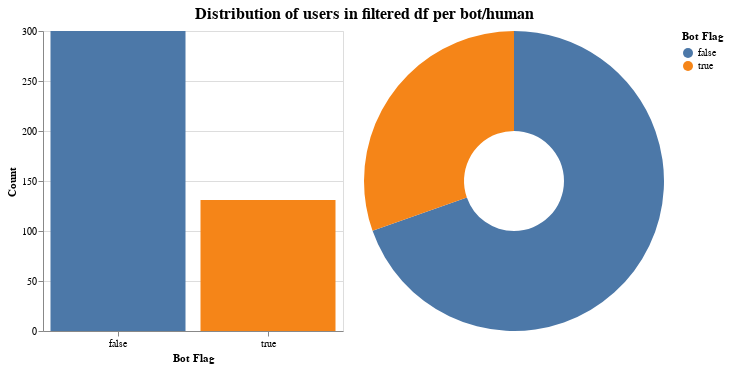

The cell this chart's notebook holds for it:
### Code cell
plot_user_distributions(df, "filtered df")

### Figure 1 — Vega-Lite specification as saved in the notebook (floating-point values rounded to 4 significant figures)
{"config": {"view": {"continuousWidth": 300, "continuousHeight": 300}}, "hconcat": [{"mark": {"type": "bar"}, "encoding": {"color": {"field": "bot", "type": "nominal"}, "x": {"axis": {"labelAngle": 0}, "field": "bot", "title": "Bot Flag", "type": "nominal"}, "y": {"field": "count", "title": "Count", "type": "quantitative"}}, "height": 300, "width": 300}, {"mark": {"type": "arc", "innerRadius": 50}, "encoding": {"color": {"field": "bot", "title": "Bot Flag", "type": "nominal"}, "theta": {"field": "count", "title": "Count", "type": "quantitative"}, "tooltip": [{"field": "count", "title": "Count", "type": "quantitative"}, {"field": "pct", "format": "0.2%", "title": "Ratio", "type": "quantitative"}]}, "height": 300, "width": 300}], "data": {"name": "data-babf486a418d595edf9cf3cd8bc78b7f"}, "title": {"text": "Distribution of users in filtered df per bot/human", "anchor": "middle", "fontSize": 16}, "$schema": "https://vega.github.io/schema/vega-lite/v5.20.1.json", "datasets": {"data-babf486a418d595edf9cf3cd8bc78b7f": [{"bot": false, "count": 300, "pct": 0.6961}, {"bot": true, "count": 131, "pct": 0.3039}]}}
